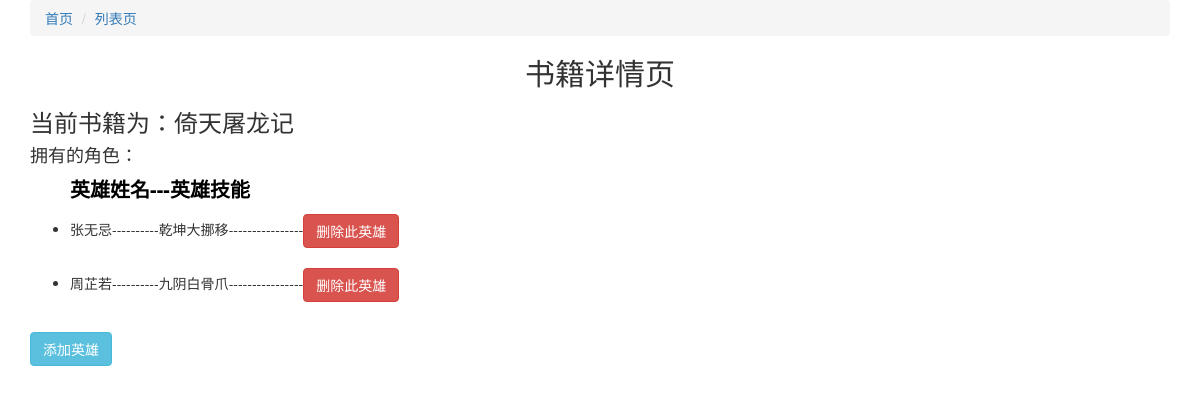
Page /detail/5/ on the committed database.
### booktest/models.py (models this page shows, shortened)
class BookInfo(models.Model):
    title = models.CharField(max_length=20)
    pub_date = models.DateTimeField(auto_now=True)

class HeroInfo(models.Model):
    name = models.CharField(max_length=20)
    gender = models.CharField(max_length=5,choices=(("man","男"),("woman","女")))
    type = models.CharField(max_length=5,choices=(("good","好人"),("bad","坏人")),default="good")
    content = models.CharField(max_length=100)
    book = models.ForeignKey(BookInfo,on_delete=models.CASCADE)
    myobjects = HeroInfoManage()

### booktest/views.py (the view)
# urls.py: url(r'^detail/(\d+)/$',views.detail,name="detail"),
def detail(request,id):
    book = BookInfo.objects.get(pk=id)
    return render(request,"booktest/detail.html",{"book":book})

### templates/booktest/detail.html (shortened to what this page needs)
<!DOCTYPE html>
<html lang="en">
<head>
    <link href="https://cdn.jsdelivr.net/npm/bootstrap@3.3.7/dist/css/bootstrap.min.css" rel="stylesheet">
</head>
<body>
    <div class="container">
        <ol class="breadcrumb">
            <li><a href="{% url 'booktest:index' %}">首页</a></li>
            <li><a href="{% url 'booktest:list' %}">列表页</a></li>
        </ol>
        <h2><p class="text-center">书籍详情页</p></h2>
        <h3>当前书籍为：{{ book.title }}</h3>
        {% if book.heroinfo_set.count %}
            <h4>拥有的角色：</h4>
            <ul>
                <p style="color: black;font-size: 20px"><b>{{ "英雄姓名" }}---{{ "英雄技能" }}</b></p>
                {% for hero in book.heroinfo_set.all %}
                <li>
                    {{hero.name}}----------{{hero.content}}----------------<a class="btn btn-danger" href="{% url 'booktest:deletehero' hero.id %}">删除此英雄</a><br><br>
                </li>
                {% endfor %}
            </ul>
        {% else %}
            <h4>没有角色</h4>
        {% endif %}
        <a class="btn btn-info" href="{% url 'booktest:addhero' book.id %}">添加英雄</a>
        <br><br>
    </div>
</body>
</html>

### rows in the picture
BookInfo: title "倚天屠龙记"
HeroInfo: name "张无忌", content "乾坤大挪移"
HeroInfo: name "周芷若", content "九阴白骨爪"

### other values in the picture
{{ "英雄姓名" }} "英雄姓名"
{{ "英雄技能" }} "英雄技能"
